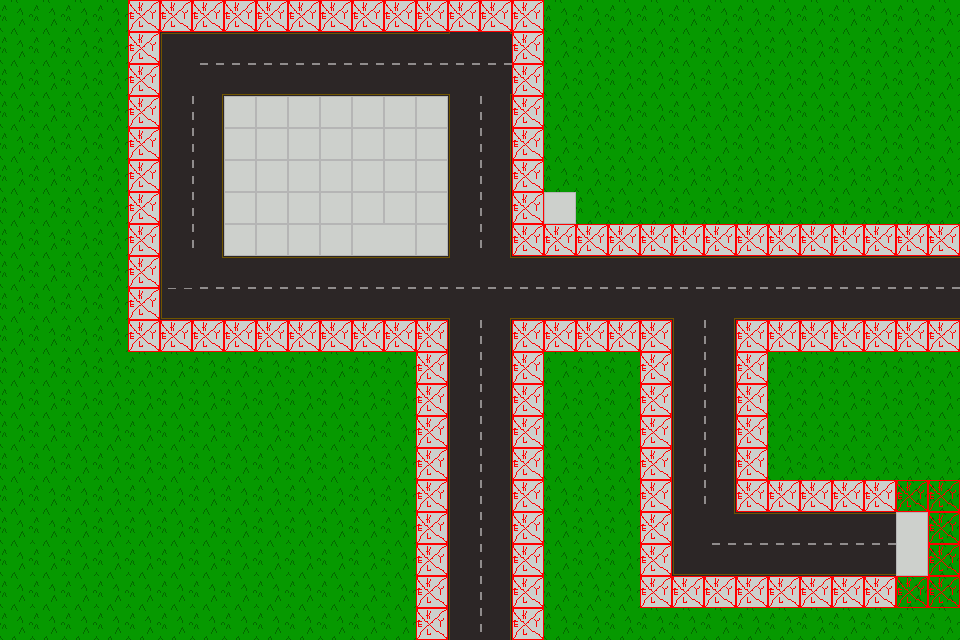

This is a level from a 2D game, rendered from its Tiled map with the project's own tilesets. A one-line summary and the complete map file follow:
An orthogonal 30x20 tile map with 32x32 px tiles, 3 tile layers (Grass, Area, Physics), 2 tilesets.

<map version="1.10" tiledversion="1.11.2" orientation="orthogonal" renderorder="right-down" width="30" height="20" tilewidth="32" tileheight="32" infinite="0" nextlayerid="4" nextobjectid="1">
 <tileset firstgid="1" name="SpriteSheet" tilewidth="32" tileheight="32" tilecount="64" columns="8">
  <image source="SpriteSheet.png" width="256" height="256" />
 </tileset>
 <tileset firstgid="65" source="SpriteSheet.tsx" />
 <layer id="2" name="Grass" width="30" height="20">
  <data encoding="csv">
25,25,25,25,25,25,25,25,25,25,25,25,25,25,25,25,25,25,25,25,25,25,25,25,25,25,25,25,25,25,
25,25,25,25,25,25,25,25,25,25,25,25,25,25,25,25,25,25,25,25,25,25,25,25,25,25,25,25,25,25,
25,25,25,25,25,25,25,25,25,25,25,25,25,25,25,25,25,25,25,25,25,25,25,25,25,25,25,25,25,25,
25,25,25,25,25,25,25,25,25,25,25,25,25,25,25,25,25,25,25,25,25,25,25,25,25,25,25,25,25,25,
25,25,25,25,25,25,25,25,25,25,25,25,25,25,25,25,25,25,25,25,25,25,25,25,25,25,25,25,25,25,
25,25,25,25,25,25,25,25,25,25,25,25,25,25,25,25,25,25,25,25,25,25,25,25,25,25,25,25,25,25,
25,25,25,25,25,25,25,25,25,25,25,25,25,25,25,25,25,25,25,25,25,25,25,25,25,25,25,25,25,25,
25,25,25,25,25,25,25,25,25,25,25,25,25,25,25,25,25,25,25,25,25,25,25,25,25,25,25,25,25,25,
25,25,25,25,25,25,25,25,25,25,25,25,25,25,25,25,25,25,25,25,25,25,25,25,25,25,25,25,25,25,
25,25,25,25,25,25,25,25,25,25,25,25,25,25,25,25,25,25,25,25,25,25,25,25,25,25,25,25,25,25,
25,25,25,25,25,25,25,25,25,25,25,25,25,25,25,25,25,25,25,25,25,25,25,25,25,25,25,25,25,25,
25,25,25,25,25,25,25,25,25,25,25,25,25,25,25,25,25,25,25,25,25,25,25,25,25,25,25,25,25,25,
25,25,25,25,25,25,25,25,25,25,25,25,25,25,25,25,25,25,25,25,25,25,25,25,25,25,25,25,25,25,
25,25,25,25,25,25,25,25,25,25,25,25,25,25,25,25,25,25,25,25,25,25,25,25,25,25,25,25,25,25,
25,25,25,25,25,25,25,25,25,25,25,25,25,25,25,25,25,25,25,25,25,25,25,25,25,25,25,25,25,25,
25,25,25,25,25,25,25,25,25,25,25,25,25,25,25,25,25,25,25,25,25,25,25,25,25,25,25,25,25,25,
25,25,25,25,25,25,25,25,25,25,25,25,25,25,25,25,25,25,25,25,25,25,25,25,25,25,25,25,25,25,
25,25,25,25,25,25,25,25,25,25,25,25,25,25,25,25,25,25,25,25,25,25,25,25,25,25,25,25,25,25,
25,25,25,25,25,25,25,25,25,25,25,25,25,25,25,25,25,25,25,25,25,25,25,25,25,25,25,25,25,25,
25,25,25,25,25,25,25,25,25,25,25,25,25,25,25,25,25,25,25,25,25,25,25,25,25,25,25,25,25,25
</data>
 </layer>
 <layer id="1" name="Area" width="30" height="20">
  <data encoding="csv">
0,0,0,0,19,19,19,19,19,19,19,19,19,19,19,19,19,0,0,0,0,0,0,0,0,0,0,0,0,0,
0,0,0,0,19,1,50,50,50,50,50,50,50,50,4,5,19,0,0,0,0,0,0,0,0,0,0,0,0,0,
0,0,0,0,19,9,13,58,58,58,58,58,58,58,12,13,19,0,0,0,0,0,0,0,0,0,0,0,0,0,
0,0,0,0,19,9,10,19,19,19,19,19,19,19,9,10,19,0,0,0,0,0,0,0,0,0,0,0,0,0,
0,0,0,0,19,9,10,19,19,19,19,19,19,19,9,10,19,0,0,0,0,0,0,0,0,0,0,0,0,0,
0,0,0,0,19,9,10,19,19,19,19,19,19,19,9,10,19,0,0,0,0,0,0,0,0,0,0,0,0,0,
0,0,0,0,19,9,10,19,19,19,19,19,19,19,9,10,19,19,0,0,0,0,0,0,0,0,0,0,0,0,
0,0,0,0,19,9,10,19,19,19,19,33,34,19,9,10,19,19,19,19,19,19,19,19,19,19,19,19,19,19,
0,0,0,0,19,9,5,50,50,50,50,50,50,50,4,5,50,50,50,50,50,50,50,50,50,50,50,50,50,50,
0,0,0,0,19,57,58,58,58,58,58,58,58,58,12,13,58,58,58,58,58,58,58,58,58,58,58,58,58,58,
0,0,0,0,19,19,19,19,19,19,19,19,19,34,9,10,19,19,19,19,19,19,19,19,19,19,19,19,19,19,
0,0,0,0,0,0,0,0,0,0,0,0,0,19,9,10,19,0,0,0,19,0,0,19,0,0,0,0,0,0,
0,0,0,0,0,0,0,0,0,0,0,0,0,19,9,10,19,0,0,0,19,0,0,19,0,0,0,0,0,0,
0,0,0,0,0,0,0,0,0,0,0,0,0,19,9,10,19,0,0,0,19,0,0,19,0,0,0,0,0,0,
0,0,0,0,0,0,0,0,0,0,0,0,0,19,9,10,19,0,0,0,19,0,0,19,0,0,0,0,0,0,
0,0,0,0,0,0,0,0,0,0,0,0,0,19,9,10,19,0,0,0,19,0,0,19,19,19,19,19,0,0,
0,0,0,0,0,0,0,0,0,0,0,0,0,19,9,10,19,0,0,0,19,0,0,0,0,0,0,0,0,0,
0,0,0,0,0,0,0,0,0,0,0,0,0,19,9,10,19,0,0,0,19,0,0,0,0,0,0,0,0,0,
0,0,0,0,0,0,0,0,0,0,0,0,0,19,9,10,19,0,0,0,19,19,19,19,19,19,19,19,0,0,
0,0,0,0,0,0,0,0,0,0,0,0,0,19,9,10,19,0,0,0,0,0,0,0,0,0,0,0,0,0
</data>
 </layer>
 <layer id="3" name="Physics" width="30" height="20">
  <data encoding="csv">
0,0,0,0,67,67,67,67,67,67,67,67,67,67,67,67,67,0,0,0,0,0,0,0,0,0,0,0,0,0,
0,0,0,0,67,0,0,0,0,0,0,0,0,0,0,0,67,0,0,0,0,0,0,0,0,0,0,0,0,0,
0,0,0,0,67,0,0,0,0,0,0,0,0,0,0,0,67,0,0,0,0,0,0,0,0,0,0,0,0,0,
0,0,0,0,67,0,0,0,0,0,0,0,0,0,0,0,67,0,0,0,0,0,0,0,0,0,0,0,0,0,
0,0,0,0,67,0,0,0,0,0,0,0,0,0,0,0,67,0,0,0,0,0,0,0,0,0,0,0,0,0,
0,0,0,0,67,0,0,0,0,0,0,0,0,0,0,0,67,0,0,0,0,0,0,0,0,0,0,0,0,0,
0,0,0,0,67,0,0,0,0,0,0,0,0,0,0,0,67,0,0,0,0,0,0,0,0,0,0,0,0,0,
0,0,0,0,67,0,0,0,0,0,0,0,0,0,0,0,67,67,67,67,67,67,67,67,67,67,67,67,67,67,
0,0,0,0,67,0,0,0,0,0,0,0,0,0,0,0,0,0,0,0,0,0,0,0,0,0,0,0,0,0,
0,0,0,0,67,0,0,0,0,0,0,0,0,0,0,0,0,0,0,0,0,12,13,0,0,0,0,0,0,0,
0,0,0,0,67,67,67,67,67,67,67,67,67,67,0,0,67,67,67,67,67,9,10,67,67,67,67,67,67,67,
0,0,0,0,0,0,0,0,0,0,0,0,0,67,0,0,67,0,0,0,3,9,10,3,0,0,0,0,0,0,
0,0,0,0,0,0,0,0,0,0,0,0,0,67,0,0,67,0,0,0,3,9,10,3,0,0,0,0,0,0,
0,0,0,0,0,0,0,0,0,0,0,0,0,67,0,0,67,0,0,0,3,9,10,3,0,0,0,0,0,0,
0,0,0,0,0,0,0,0,0,0,0,0,0,67,0,0,67,0,0,0,3,9,10,3,0,0,0,0,0,0,
0,0,0,0,0,0,0,0,0,0,0,0,0,67,0,0,67,0,0,0,3,9,10,3,3,3,3,3,3,3,
0,0,0,0,0,0,0,0,0,0,0,0,0,67,0,0,67,0,0,0,3,9,5,50,50,50,50,50,27,3,
0,0,0,0,0,0,0,0,0,0,0,0,0,67,0,0,67,0,0,0,3,17,58,58,58,58,58,58,35,3,
0,0,0,0,0,0,0,0,0,0,0,0,0,67,0,0,67,0,0,0,3,3,3,3,3,3,3,3,3,3,
0,0,0,0,0,0,0,0,0,0,0,0,0,67,0,0,67,0,0,0,0,0,0,0,0,0,0,0,0,0
</data>
 </layer>
</map>